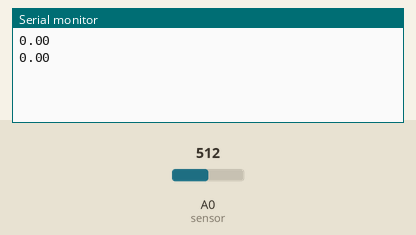
This sketch was run on a simulated Arduino Uno, built with avr-gcc and run on an emulated ATmega328P. On the bench: the last lines printed to the serial monitor. The test bench sets the inputs (shaded band); at power-on: A0 (sensor) = 512.

Above: at 1.2 s.
1.3 s: A0 (sensor) set to 716
At 1.9 s:
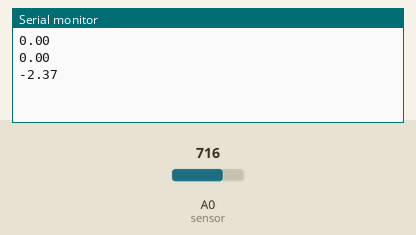
2.8 s: A0 (sensor) set to 900
At 3.4 s:
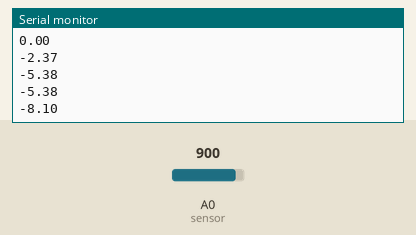
Timing chart, 0 to 5.8 s (numbered marks = the images above; inputs shaded):
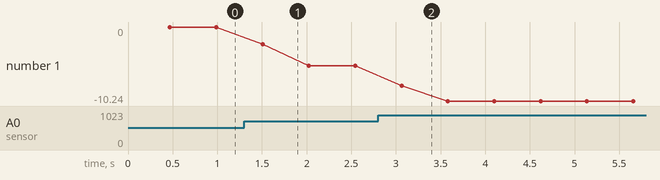

Measured:
- after the input at 1.3 s, the serial monitor: prints a new line after 0.21 s (image 1)
- after the input at 2.8 s, the serial monitor: prints a new line after 0.26 s (image 2)
- plotted number 1: 0 → -5.38 after the input at 1.3 s, -5.38 → -10.24 after the input at 2.8 s

The sketch:

Telemetry.ino
```cpp
void setup() {
  Serial.begin(9600); //Start Serial Monitor to display current read value on Serial monitor
}

void loop() {
unsigned int x=0;
float AcsValue=0.0,Samples=0.0,AvgAcs=0.0,AcsValueF=0.0;

  for (int x = 0; x < 150; x++){ //Get 150 samples
  AcsValue = analogRead(A0);     //Read current sensor values
  Samples = Samples + AcsValue;  //Add samples together
  delay (3); // let ADC settle before next sample 3ms
}
AvgAcs=Samples/150.0;//Taking Average of Samples

//((AvgAcs * (5.0 / 1024.0)) is converitng the read voltage in 0-5 volts
//2.5 is offset(I assumed that arduino is working on 5v so the viout at no current comes
//out to be 2.5 which is out offset. If your arduino is working on different voltage than
//you must change the offset according to the input voltage)
//0.185v(185mV) is rise in output voltage when 1A current flows at input
AcsValueF = (2.5 - (AvgAcs * (5.0 / 1024.0)) )/0.185;

Serial.println(AcsValueF);//Print the read current on Serial monitor
delay(50);
}
```
